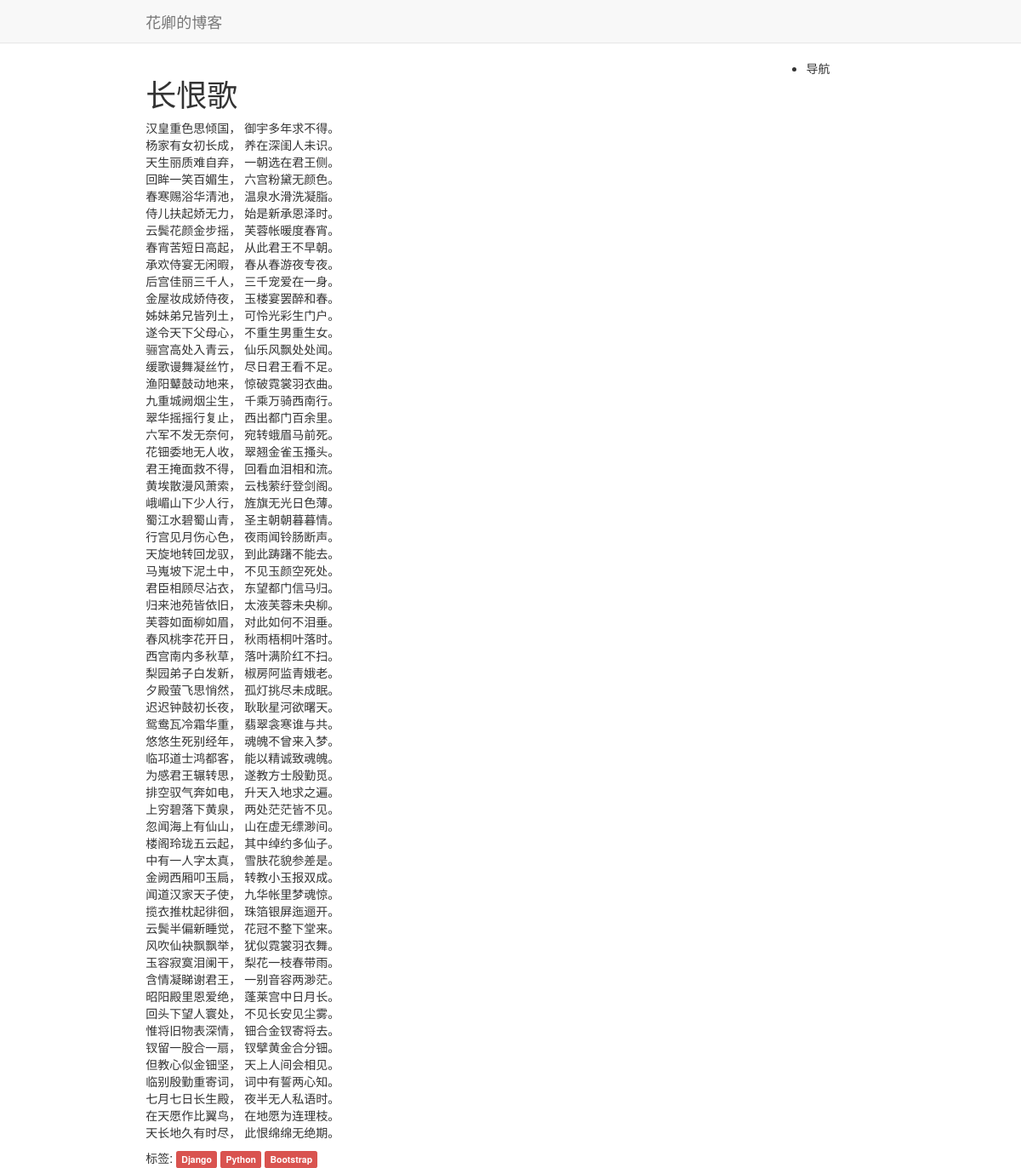
/post/1, run on the app's committed database.
### myblog/models.py (models this page shows, shortened)
class Post(models.Model):
    title=models.CharField(max_length=50)
    body=models.TextField()
    created_time=models.DateTimeField(auto_now_add=True)
    modified_time=models.DateTimeField()
    summary=models.CharField(max_length=100,blank=True)
    sort=models.ForeignKey(Sort)
    tags=models.ManyToManyField(Tag,blank=True)
    author=models.ForeignKey(User)

class Tag(models.Model):
    name=models.CharField(max_length=100)
    def __unicode__(self):
        return self.name

### myblog/views.py (the view)
# urls.py: url(r'^post/(\d+)$',views.post,name='post_url'),
def post(request,postid):
    try:
        post=models.Post.objects.get(id=postid)
        post.body=markdown.markdown(post.body,extensions=[
                                        'markdown.extensions.extra',
                                        'markdown.extensions.codehilite',
                                        'markdown.extensions.toc',])
        tags=post.tags.all()
    except:
        post=None
        tags=None
    return render(request,'post.html',context={'post':post,'tags':tags})

### templates/post.html
{% extends 'base.html' %}
{% block content %}
    <div class="container main">
    <div class="row">
        <div class="col-md-9">
            <div class="post col-md-offset-2">
                <article>
                    <h1>{{ post.title }}</h1>
                    <div>
                       {{ post.body|safe|linebreaks }}
                    </div>
                    <div class="foot">
                        <span class="text">标签:</span>
                        {% for tag in tags %}
                        <span class="label label-danger">{{ tag }}</span>
                        {% endfor %}
                    </div>
                </article>
            </div>
        </div>
        <div class="col-md-3">
           <ul>
               <li>导航</li>
           </ul>
        </div>
    </div>
    </div>
{% endblock %}

### data on the page
Post: title "长恨歌", body "汉皇重色思倾国， 御宇多年求不得。 杨家有女初长成， 养在深闺人未识。 天生丽质难自弃， 一朝选在君王侧。 回眸一笑百媚生， 六宫粉黛无颜色。 春寒赐浴华清池， 温泉水滑洗凝脂。 侍儿扶起娇无力， 始是新承恩泽时。 云鬓花颜金步摇， 芙蓉帐暖度春宵。 春宵苦短日高起， 从此君王不早朝。 承欢侍宴无闲暇， 春从春游夜专夜。 后宫佳丽三千人， 三千宠爱在一身。 金屋妆成娇侍夜， 玉楼宴罢醉和春。 姊妹弟兄皆列土， 可怜光彩生门户。 遂令天下父母心， 不重生男重生女。 骊宫高处入青云， 仙乐风飘处处闻。 缓歌谩舞凝丝竹， 尽日君王看不足。 渔阳鼙鼓动地来， 惊破霓裳羽衣曲。 九重城阙烟尘生， 千乘万骑西南行。 翠华摇摇行复止， 西出都门百余里。 六军不发无奈何， 宛转蛾眉马前死。 花钿委地无人收， 翠翘金雀玉搔头。 君王掩面救不得， 回看血泪相和流。 黄埃散漫风萧索， 云栈萦纡登剑阁。 峨嵋山下少人行， 旌旗无光日色薄。 蜀江水碧蜀山青， 圣主朝朝暮暮情。 行宫见月伤心色， 夜雨闻铃肠断声。 天旋地转回龙驭， 到此踌躇不能去。 马嵬坡下泥土中， 不见玉颜空死处。 君臣相顾尽沾衣， 东望都门信马归。 归来池苑皆依旧， 太液芙蓉未央柳。 芙蓉如面柳如眉， 对此如何不泪垂。 春风桃李花开日， 秋雨梧桐叶落时。 西宫南内多秋草， 落叶满阶红不扫。 梨园弟子白发新， 椒房阿监青娥老。 夕殿萤飞思悄然， 孤灯挑尽未成眠。 迟迟钟鼓初长夜， 耿耿星河欲曙天。 鸳鸯瓦冷霜华重， 翡翠衾寒谁与共。 悠悠生死别经年， 魂魄不曾来入梦。 临邛道士鸿都客， 能以精诚致魂魄。 为感君王辗转思，…"
Tag: name "Django"
Tag: name "Python"
Tag: name "Bootstrap"
